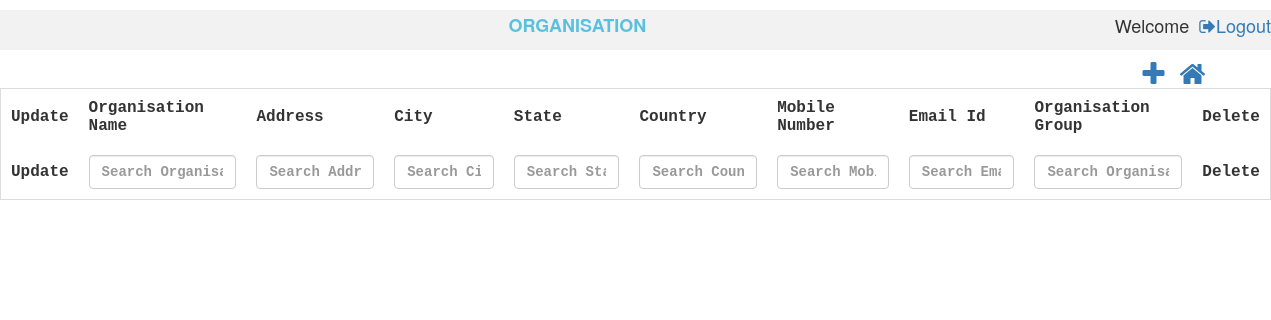
Page /controllers/organisation.php on the earlier database version.
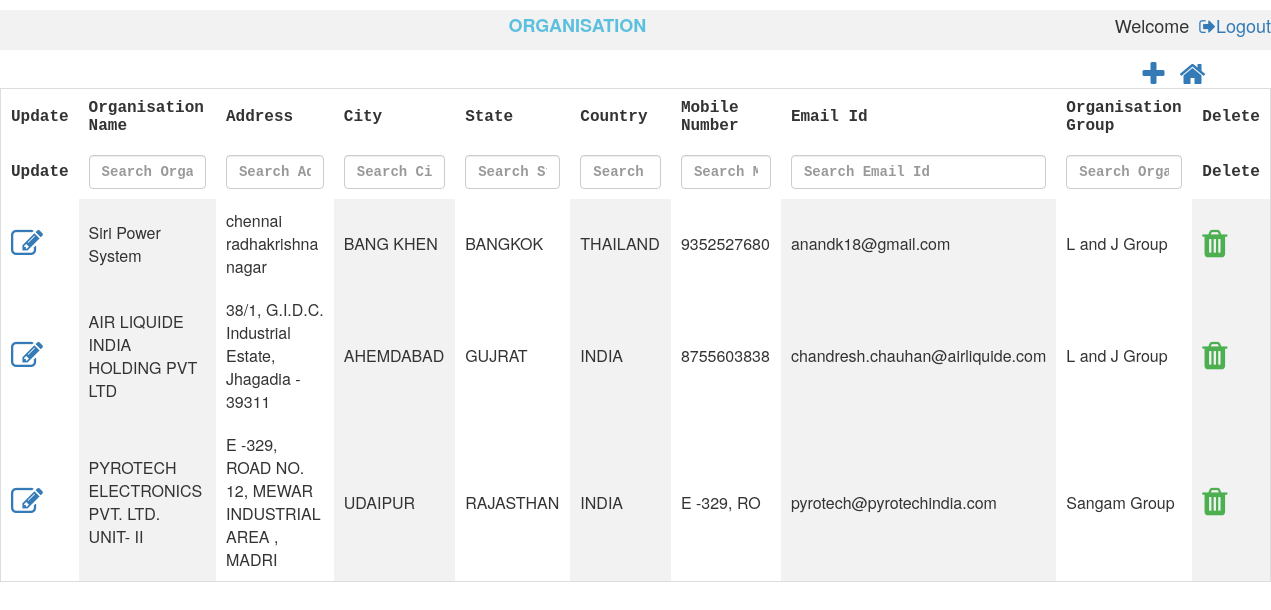
Same page on the later database version.
### tables this page shows
CREATE TABLE `tbl_organisation` (
  `nid` int(10) NOT NULL,
  `norg_id` int(10) NOT NULL,
  `corg_name` varchar(50) NOT NULL,
  `corg_address` varchar(50) NOT NULL,
  `corg_city` varchar(50) NOT NULL,
  `corg_state` varchar(50) NOT NULL,
  `corg_country` varchar(50) NOT NULL,
  `corg_mobileNumber` varchar(10) NOT NULL,
  `corg_emailId` varchar(50) NOT NULL,
  `norg_group_id` int(10) NOT NULL,
  `isActive` bit(1) NOT NULL,
  `isAvailable` bit(1) NOT NULL,
  `dcreated_date` datetime NOT NULL,
  `dupdated_date` datetime NOT NULL,
  `ninternal_id` int(11) DEFAULT NULL
);

CREATE TABLE `tbl_organisation_group` (
  `nid` int(10) NOT NULL,
  `ninternal_id` int(10) NOT NULL,
  `norg_group_id` int(10) NOT NULL,
  `corg_group_name` varchar(50) NOT NULL,
  `nsegment_id` int(10) NOT NULL,
  `isAvailable` bit(1) NOT NULL,
  `isActive` bit(1) NOT NULL,
  `dcreated_date` datetime NOT NULL,
  `dupdated_date` datetime NOT NULL
);

### controllers/organisation.php (the view, shortened to what this page needs)
<html>
<head>
    <link rel="stylesheet" href="../css/theme.css">
    <link rel="stylesheet" href="https://cdn.datatables.net/1.10.22/css/jquery.dataTables.min.css">
    <link rel="stylesheet" href="https://cdnjs.cloudflare.com/ajax/libs/font-awesome/4.7.0/css/font-awesome.min.css">
    <link rel="stylesheet" href="https://maxcdn.bootstrapcdn.com/bootstrap/3.4.1/css/bootstrap.min.css">
</head>
<h5>
    <div style="background-color: #f2f2f2;width: 100%;height: 40px;font-size: large;padding-top:0.5%">
        <b style="margin-left: 40%;color:#5bc0de ">ORGANISATION </b>
        <a style="float:right;margin-left: 10px" href="../logout.php"><i class="fa fa-sign-out" ></i>Logout</a>
        <div style="float: right"> <?php echo "Welcome " .$_SESSION['username'] ; ?></div>
    </div>
</h5><div class="container">
    <a style="float:right;margin-left: 15px;" href="../dashboard.php"><i class="fa fa-home fa-2x"></i></a>
    <a style="float:right" href="#organisation_modal" data-toggle="modal" id='add' data-id="1"><i class="fa fa-plus fa-2x"
                                                                                        aria-hidden="true"></i></a>
</div>
        <?php
        $conn = OpenCon();
        $sql = "SELECT o.ninternal_id,o.norg_id,o.corg_name,o.corg_address,o.corg_city,o.corg_state,o.corg_country,o.corg_mobileNumber,o.corg_emailId,o.norg_group_id,o.isActive,o.isAvailable,og.corg_group_name
                    FROM tbl_organisation AS o
                    INNER JOIN tbl_organisation_group AS og
                    ON o.norg_group_id = og.ninternal_id
                    WHERE o.isAvailable=1;";
        $retval = mysqli_query($conn, $sql);
        echo "<table id='organisationTable'  name='organisationTable' >
            <thead>
            <tr>
            <th style='display:none;'>INTERNAL ID</th>
            <th style='display:none;'>ORG ID</th>
            <th>Update</th>
            <th>Organisation Name</th>
            <th>Address</th>
            <th>City</th>
            <th>State</th>
            <th>Country</th>
            <th>Mobile Number</th>
            <th>Email Id</th>
            <th>Organisation Group</th>
             <th>Delete</th>
            </tr>
            </thead>
                   <tbody>
            ";
        while ($row = mysqli_fetch_array($retval, MYSQLI_ASSOC)) {
            echo "<tr>";
            echo "<td ><a  href='#organisation_modal' data-toggle='modal' class='updateClass' data-id='2'><i class='fa fa-edit fa-2x'></i></a></td>";
            echo "<td>" . $row['corg_name'] . "</td>";
            echo "<td>" . $row['corg_address'] . "</td>";
            echo "<td>" . $row['corg_city'] . "</td>";
            echo "<td>" . $row['corg_state'] . "</td>";
            echo "<td>" . $row['corg_country'] . "</td>";
            echo "<td>" . $row['corg_mobileNumber'] . "</td>";
            echo "<td>" . $row['corg_emailId'] . "</td>";
            echo "<td>" . $row['corg_group_name'] . "</td>";
            echo "<td class='action-delete'><i class='fa fa-trash fa-2x' style='color:#4caf50;'</i></td>";
            echo "</tr>";
        }
        echo "</tbody></table>";
        ?>
</html>

### css/theme.css (style rules this page uses)
table { border-collapse: collapse; border-spacing: 0; width: 100%; border: 1px solid #ddd; }
th { text-align: left; padding: 10px !important; font-family: "Lucida Console", Courier, monospace; }
td { text-align: left; padding: 10px !important; }
td:nth-child(even) { background-color: #f2f2f2; }

Differences in the rows shown:
added tbl_organisation: corg_name "Siri Power System", corg_address "chennai radhakrishna nagar", corg_city "BANG KHEN", corg_state "BANGKOK", corg_country "THAILAND", corg_mobileNumber "9352527680", corg_emailId "anandk18@gmail.com", tbl_organisation_group.corg_group_name "L and J Group"
added tbl_organisation: corg_name "AIR LIQUIDE INDIA HOLDING PVT LTD", corg_address "38/1, G.I.D.C. Industrial Estate, Jhagadia - 39311", corg_city "AHEMDABAD", corg_state "GUJRAT", corg_country "INDIA", corg_mobileNumber "8755603838", corg_emailId "chandresh.chauhan@airliquide.com", tbl_organisation_group.corg_group_name "L and J Group"
added tbl_organisation: corg_name "PYROTECH ELECTRONICS PVT. LTD. UNIT- II", corg_address "E -329, ROAD NO. 12, MEWAR INDUSTRIAL AREA , MADRI", corg_city "UDAIPUR", corg_state "RAJASTHAN", corg_country "INDIA", corg_mobileNumber "E -329, RO", corg_emailId "pyrotech@pyrotechindia.com", tbl_organisation_group.corg_group_name "Sangam Group"
